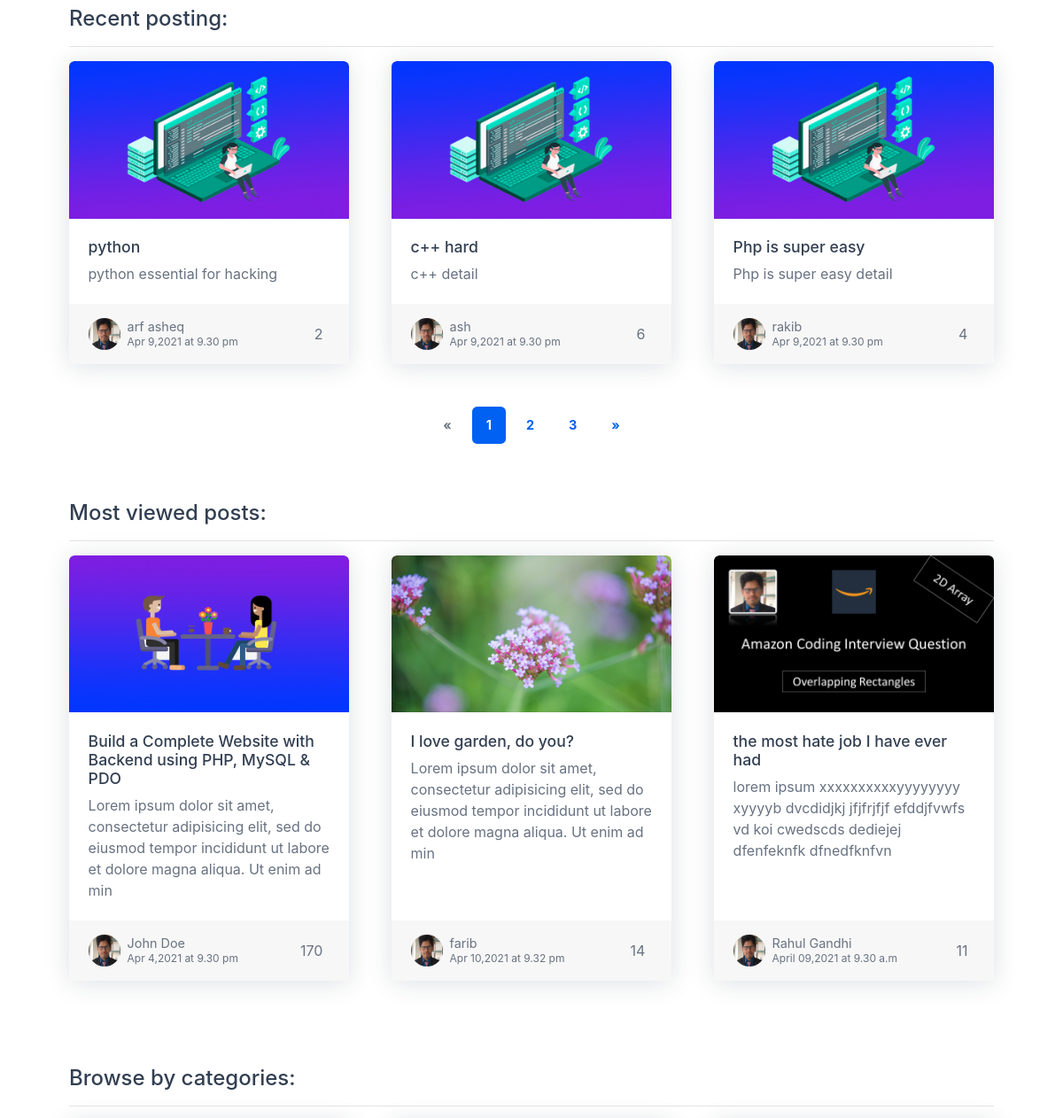
Before: / (middle part) with the older database file.
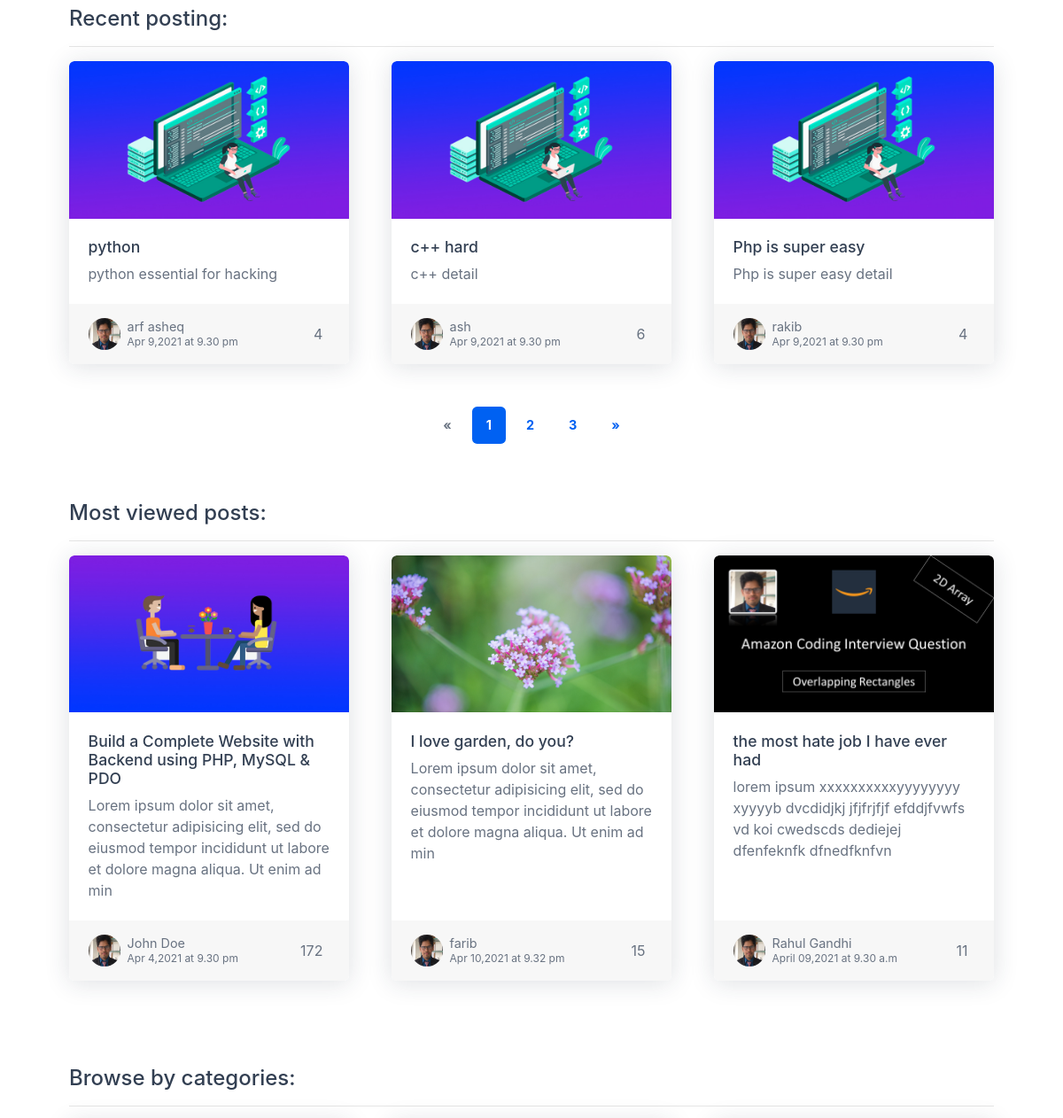
After: the same page with the newer database file.
### tables this page shows
CREATE TABLE `posts` (
  `post_id` int(11) NOT NULL,
  `post_title` varchar(255) NOT NULL,
  `post_detail` text NOT NULL,
  `post_category_id` int(11) NOT NULL,
  `post_image` text NOT NULL,
  `post_date` varchar(255) NOT NULL,
  `post_status` varchar(255) NOT NULL DEFAULT 'Published',
  `post_author` varchar(255) NOT NULL,
  `post_views` int(11) NOT NULL DEFAULT 0,
  `post_comment_count` int(11) NOT NULL DEFAULT 0,
  `post_tags` text NOT NULL
);

### index.php (the view, shortened to what the changed rows need)
<?php require_once("./includes/header.php"); ?>
        <div id="layoutDefault">
            <div id="layoutDefault_content">
                <main>
                    <section class="bg-white py-10">
                        <div class="container">
                <?php
                                $post_per_page = 3;
                                if (isset($_GET['page'])) {
                                    $page = $_GET['page'];
                                    if($page == 1) {
                                        $page_id = 0;
                                    } else {
                                        $page_id = ($page * $post_per_page) - $post_per_page;
                                    }
                                } else {
                                    $page_id = 0;
                                }
                            ?>
   <h1>Recent posting:</h1>
     <div class="row">
 <?php
                $sql = "SELECT * FROM posts WHERE post_status = :status ORDER BY post_id DESC LIMIT $page_id, $post_per_page";
                $stmt = $pdo->prepare($sql);
                $stmt->execute([
                        ':status' => 'Published'
                                ]);
                while($posts = $stmt->fetch(PDO::FETCH_ASSOC)) {
                        $post_id = $posts['post_id'];
                        $post_title = $posts['post_title'];
                        $post_detail = substr($posts['post_detail'], 0, 140);
                        $post_image = $posts['post_image'];
                        $post_date = $posts['post_date'];
                        $post_author = $posts['post_author'];
                        $post_views = $posts['post_views'];
                 ?>
                <div class="col-md-6 col-xl-4 mb-5">
        <a class="card post-preview lift h-100" href="single.php?post_id=<?php echo $post_id; ?>">
        <img class="card-img-top" src="./img/<?php echo $post_image; ?>" alt="<?php echo $post_image; ?>" />
                 <div class="card-body">
                    <h5 class="card-title"><?php echo $post_title; ?></h5>
                      <p class="card-text"><?php echo $post_detail; ?></p>
                 </div>
                         <div class="card-footer d-flex align-items-center justify-content-between">
                                                        <div class="post-preview-meta">
                                                            <img class="post-preview-meta-img" src="./img/mdabarik.jpg" />
                                                            <div class="post-preview-meta-details">
                                                                <div class="post-preview-meta-details-name"><?php echo $post_author; ?></div>
                                                                <div class="post-preview-meta-details-date"><?php echo $post_date; ?></div>
                                                            </div>
                                                        </div>
                                                       <div class="post-preview-meta">
                                                            <?php echo $post_views; ?>
                                                        </div>
                                                    </div>
                                    </a>
                                </div>
                                    <?php }
                                ?>
                            </div>
                            <h1 class="pt-5">Most viewed posts:</h1>
                            <div class="row">
                                  <?php
                                    $sql2 = "SELECT * FROM posts ORDER BY post_views DESC LIMIT 0, 3";
                                    $stmt = $pdo->prepare($sql2);
                                    $stmt->execute();
                                    while($posts = $stmt->fetch(PDO::FETCH_ASSOC)) {
                                        $post_id = $posts['post_id'];
                                        $post_title = $posts['post_title'];
                                        $post_detail = substr($posts['post_detail'], 0, 140);
                                        $post_image = $posts['post_image'];
                                        $post_date = $posts['post_date'];
                                        $post_author = $posts['post_author'];
                                        $post_views = $posts['post_views']; ?>
                                            <div class="col-md-6 col-xl-4 mb-5">
                                                <a class="card post-preview lift h-100" href="single.php?post_id=<?php echo $post_id; ?>"
                                                    ><img class="card-img-top" src="./img/<?php echo $post_image; ?>" alt="<?php echo $post_image; ?>" />
                                                    <div class="card-body">
                                                        <h5 class="card-title"><?php echo $post_title; ?></h5>
                                                        <p class="card-text"><?php echo $post_detail; ?></p>
                                                    </div>
                                                    <div class="card-footer d-flex align-items-center justify-content-between">
                                                        <div class="post-preview-meta">
                                                            <img class="post-preview-meta-img" src="./img/mdabarik.jpg" />
                                                            <div class="post-preview-meta-details">
                                                                <div class="post-preview-meta-details-name"><?php echo $post_author; ?></div>
                                                                <div class="post-preview-meta-details-date"><?php echo $post_date; ?></div>
                                                            </div>
                                                        </div>
                                                        <div class="post-preview-meta">
                                                            <?php echo $post_views; ?>
                                                        </div>
                                                    </div>
                                                </a>
                                            </div>
                                    <?php }
                                ?>
                            </div>
                            <h1 class="pt-5">Browse by categories:</h1>
                        </div>
                </main>
            </div>
        </div>
<?php require_once("./includes/footer.php"); ?>

Changed rows visible on the page:
changed posts "python": post_views "2" → "4"
changed posts "Build a Complete Website with Backend using PHP, MySQL & PDO": post_views "170" → "172"
changed posts "I love garden, do you?": post_views "14" → "15"
